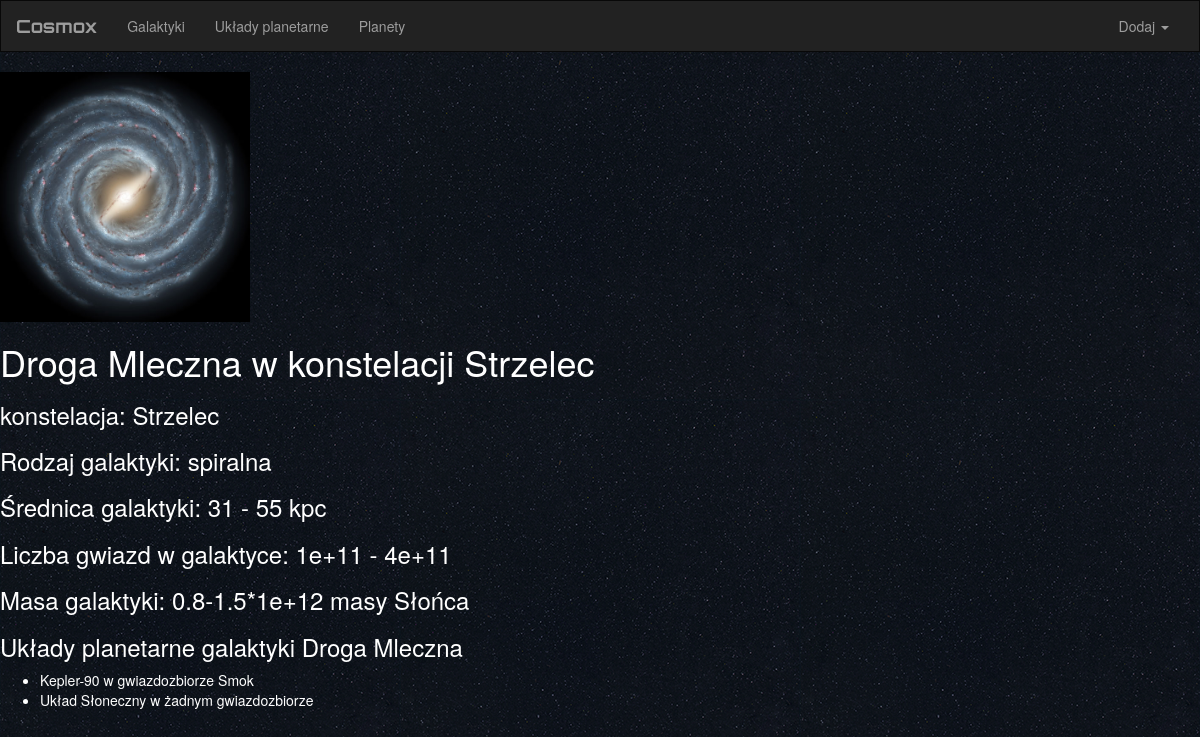
Screenshot of /cosmox/1/ with the database file from the repository.
### cosmox/models.py (models this page shows, shortened)
class Galaxy(models.Model):
    name = models.CharField(max_length=50)
    constellation = models.CharField(max_length=50, null=True, blank=True)
    galaxy_type = models.CharField(max_length=50)
    diameter = models.CharField(max_length=50)
    num_of_starts = models.CharField(max_length=50)
    mass = models.CharField(max_length=50)
    picture = models.ImageField()
    def __str__(self):
        if self.constellation:
            return self.name + ' w konstelacji ' + self.constellation
        else:
            return self.name + ' w żadnej konstelacji'

class PlanetarySystem(models.Model):
    galaxy = models.ForeignKey(Galaxy, on_delete=models.CASCADE, null=True, blank=True)
    name = models.CharField(max_length=50)
    constellation = models.CharField(max_length=50, null=True, blank=True)
    star_temperature = models.CharField(max_length=50)
    star_type = models.CharField(max_length=50)
    star_mass = models.CharField(max_length=50)
    star_radius = models.CharField(max_length=50)
    picture = models.ImageField()
    def __str__(self):
        if self.constellation:
            return self.name + ' w gwiazdozbiorze ' + self.constellation
        else:
            return self.name + ' w żadnym gwiazdozbiorze '

### cosmox/views.py (the view)
# urls.py: url(r'^(?P<pk>\d+)/$', views.DetailView.as_view(), name='detail'),
class DetailView(generic.DetailView):
    model = Galaxy
    template_name = 'cosmox/detail.html'

### cosmox/templates/cosmox/detail.html (shortened to what this page needs)
{% extends 'cosmox/base.html' %}
{% block body %}
  <img src="{{ galaxy.picture.url }}" class="img-responsive">
  <h1>{{ galaxy }}</h1>
  <h3>konstelacja: {{ galaxy.constellation }}</h3>
  <h3>Rodzaj galaktyki: {{ galaxy.galaxy_type }}</h3>
  <h3>Średnica galaktyki: {{ galaxy.diameter }}</h3>
  <h3>Liczba gwiazd w galaktyce: {{ galaxy.num_of_starts }}</h3>
  <h3>Masa galaktyki: {{ galaxy.mass }}</h3>
  <h3>Układy planetarne galaktyki {{ galaxy.name }}</h3>
  <ul>
    {% if galaxy.planetarysystem_set.all %}
      {% for system in galaxy.planetarysystem_set.all %}
        <li>{{ system }}</li>
      {% endfor %}
    {% else %}
      <h3>Ta galaktyka nie ma zdefiniowanych układów planetarnych</h3>
    {% endif %}
  </ul>
{% endblock %}

### cosmox/static/cosmox/style.css (style rules this page uses)
body { background: url("images/cosmoxbg.png"); color: white; }
img { width: 250px; height: 250px; }

### rows the page displays
Galaxy: picture (picture), constellation+name "Droga Mleczna w konstelacji Strzelec", constellation "Strzelec", galaxy_type "spiralna", diameter "31 - 55 kpc", num_of_starts "1e+11 - 4e+11", mass "0.8-1.5*1e+12 masy Słońca", name "Droga Mleczna"
PlanetarySystem: constellation+name "Kepler-90 w gwiazdozbiorze Smok"
PlanetarySystem: constellation+name "Układ Słoneczny w żadnym gwiazdozbiorze"
